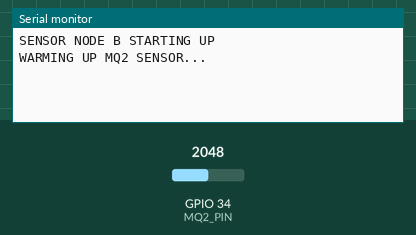
Recording of a sketch running on a simulated ESP32. Parts: the last lines printed to the serial monitor. The inputs (shaded band) are chosen by the test bench; at power-on: GPIO 34 (MQ2_PIN) = 2048.

Above: at 18.0 s.
18.1 s: GPIO 34 (MQ2_PIN) set to 0
At 21.1 s:
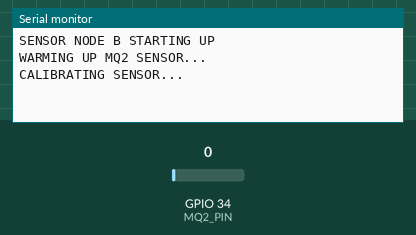
33.8 s: GPIO 34 (MQ2_PIN) set to 491
At 34.5 s:
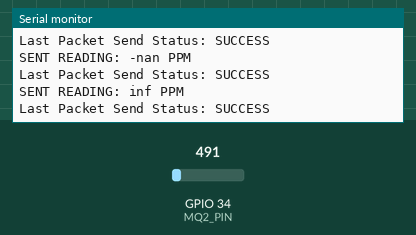

The sketch:

Node.ino
```cpp
// Include required libraries
#include <esp_now.h>
#include <WiFi.h>
#include <random>

// COPY WIFI SETTINGS FROM GATEWAY
const char* ssid = "Direktorat Kemendikbud";
const char* password = "NadiemGantengSih";

// CHANGE THIS TO MATCH YOUR GATEWAY'S MAC ADDRESS
uint8_t gatewayAddress[] = {0xFF, 0xFF, 0xFF, 0xFF, 0xFF, 0xFF};  // Replace with actual Gateway MAC

// PIN DEFINITIONS
#define MQ2_PIN 34          // Analog pin connected to MQ2 AO
#define READING_INTERVAL 1000

// SENSOR CALIBRATION VALUES - SAME AS GATEWAY
#define VOLTAGE_RESOLUTION 3.3
#define ADC_RESOLUTION 4095.0
#define R0_CLEAN_AIR 9.83
#define MQ2_RL 5.0

// Structure to hold sensor data - MUST MATCH GATEWAY
struct SensorData {
    float ammoniaLevel;
    uint8_t sensorID;
    uint32_t readingNumber;
};

SensorData sensorData;
float lastReading = 0;
unsigned long lastReadingTime = 0;
bool isCalibrated = false;
float R0 = R0_CLEAN_AIR;

void setup() {
    Serial.begin(115200);
    Serial.println("SENSOR NODE B STARTING UP");

    // Initialize MQ2 pin
    pinMode(MQ2_PIN, INPUT);

    // Warmup and calibration
    Serial.println("WARMING UP MQ2 SENSOR...");
    delay(20000);  // 20 second warmup

    // Quick calibration
    calibrateSensor();

    // Set up ESP-NOW
    WiFi.mode(WIFI_STA);

    if (esp_now_init() != ESP_OK) {
        Serial.println("FAILED TO START ESP-NOW. HALTING.");
        while (1);
    }

    esp_now_register_send_cb(OnDataSent);

    // Add gateway as peer
    esp_now_peer_info_t peerInfo = {};
    memcpy(peerInfo.peer_addr, gatewayAddress, 6);
    peerInfo.channel = 0;
    peerInfo.encrypt = false;

    if (esp_now_add_peer(&peerInfo) != ESP_OK) {
        Serial.println("FAILED TO ADD GATEWAY AS PEER. HALTING.");
        while (1);
    }

    // Initialize sensor data
    sensorData.sensorID = 2;  // This is Trash Can B
    sensorData.readingNumber = 0;
}

// Copy these functions from Gateway.ino
void calibrateSensor() {
    Serial.println("CALIBRATING SENSOR...");
    float avgResistance = 0;
    for(int i = 0; i < 10; i++) {
        avgResistance += getResistanceRatio();
        delay(1000);
    }
    R0 = avgResistance / 10.0;
    isCalibrated = true;
    Serial.printf("CALIBRATION COMPLETE. R0 = %.2f\n", R0);
}

float getResistanceRatio() {
    float rawADC = analogRead(MQ2_PIN);
    float voltageOut = (rawADC * VOLTAGE_RESOLUTION) / ADC_RESOLUTION;
    float Rs = ((VOLTAGE_RESOLUTION * MQ2_RL) / voltageOut) - MQ2_RL;
    return Rs / R0;
}

float readAmmonia() {
    if (!isCalibrated) return 0;

    float ratio = getResistanceRatio();
    float ppm = 102.2 * pow(ratio, -2.473);
    return ppm;
}

void loop() {
    if (millis() - lastReadingTime >= READING_INTERVAL) {
        // Read actual sensor
        float newReading = readAmmonia();

        // Update data structure
        sensorData.ammoniaLevel = newReading;
        sensorData.readingNumber++;
        lastReading = newReading;

        // Send to gateway
        esp_err_t result = esp_now_send(gatewayAddress,
                                      (uint8_t *) &sensorData,
                                      sizeof(SensorData));

        if (result == ESP_OK) {
            Serial.printf("SENT READING: %.2f PPM\n", newReading);
        } else {
            Serial.println("FAILED TO SEND READING");
        }

        lastReadingTime = millis();
    }
}

void OnDataSent(const uint8_t *mac_addr, esp_now_send_status_t status) {
    Serial.print("Last Packet Send Status: ");
    Serial.println(status == ESP_NOW_SEND_SUCCESS ? "SUCCESS" : "FAILED");
}
```

Measured:
- after the input at 33.8 s, the serial monitor: prints a new line after 0.21 s (image 2)
